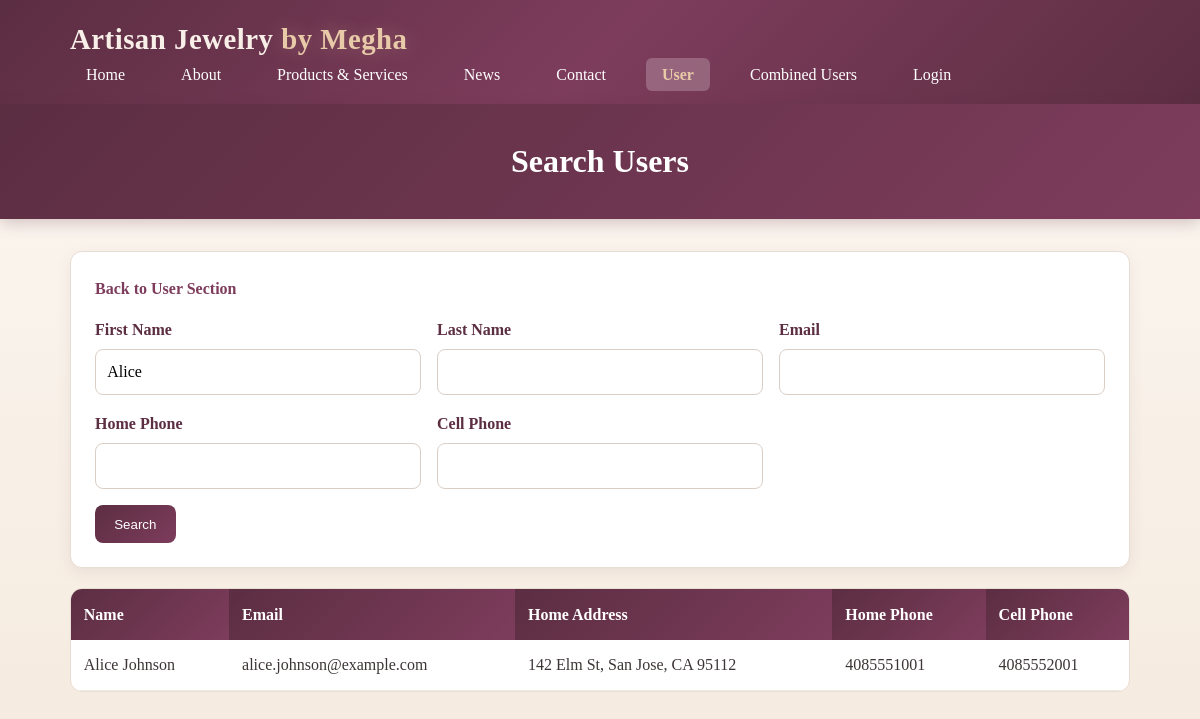
The app's page /user_search.php?first_name=Alice with its own data.
### tables this page shows
CREATE TABLE IF NOT EXISTS users (
    id INT UNSIGNED AUTO_INCREMENT PRIMARY KEY,
    first_name VARCHAR(100) NOT NULL,
    last_name VARCHAR(100) NOT NULL,
    email VARCHAR(255) NOT NULL,
    home_address VARCHAR(255) NOT NULL,
    home_phone VARCHAR(20) NOT NULL,
    cell_phone VARCHAR(20) NOT NULL,
    created_at TIMESTAMP NOT NULL DEFAULT CURRENT_TIMESTAMP,
    updated_at TIMESTAMP NOT NULL DEFAULT CURRENT_TIMESTAMP ON UPDATE CURRENT_TIMESTAMP,
    CONSTRAINT uq_users_email UNIQUE (email),
    CONSTRAINT chk_users_home_phone_len CHECK (CHAR_LENGTH(home_phone) >= 7),
    CONSTRAINT chk_users_cell_phone_len CHECK (CHAR_LENGTH(cell_phone) >= 7)
);

### user_search.php (the view, shortened to what this page needs)
<?php
require_once __DIR__ . '/db.php';
$filters = [
    'first_name' => trim($_GET['first_name'] ?? ''),
    'last_name' => trim($_GET['last_name'] ?? ''),
    'email' => trim($_GET['email'] ?? ''),
    'home_phone' => trim($_GET['home_phone'] ?? ''),
    'cell_phone' => trim($_GET['cell_phone'] ?? ''),
];
$results = [];
$searchPerformed = false;
if ($_SERVER['REQUEST_METHOD'] === 'GET' && array_filter($filters, fn($value) => $value !== '')) {
    $searchPerformed = true;
    $where = [];
    $params = [];
    $types = '';
    foreach ($filters as $column => $value) {
        if ($value === '') {
            continue;
        }
        $where[] = $column . ' LIKE ?';
        $params[] = '%' . $value . '%';
        $types .= 's';
    }
    $sql = 'SELECT id, first_name, last_name, email, home_address, home_phone, cell_phone, created_at FROM users';
    if (!empty($where)) {
        $sql .= ' WHERE ' . implode(' AND ', $where);
    }
    $sql .= ' ORDER BY created_at DESC, id DESC';
    $stmt = $conn->prepare($sql);
    if ($stmt && !empty($params)) {
        $stmt->bind_param($types, ...$params);
        $stmt->execute();
        $result = $stmt->get_result();
        if ($result) {
            while ($row = $result->fetch_assoc()) {
                $results[] = $row;
            }
        }
    }
}
?>
<!DOCTYPE html>
<html lang="en">
<head>
    <link rel="stylesheet" href="css/style.css">
</head>
<body>
    <header>
        <div class="container">
            <div class="logo">Artisan Jewelry <span>by Megha</span></div>
            <nav>
                <ul>
                    <li><a href="index.html">Home</a></li>
                    <li><a href="about.html">About</a></li>
                    <li><a href="products.html">Products & Services</a></li>
                    <li><a href="news.html">News</a></li>
                    <li><a href="contact.php">Contact</a></li>
                    <li><a href="user.php" class="active" aria-current="page">User</a></li>
                    <li><a href="combined_users.php">Combined Users</a></li>
                    <li><a href="login.php">Login</a></li>
                </ul>
            </nav>
        </div>
    </header>
    <section class="page-title">
        <div class="container">
            <h1>Search Users</h1>
        </div>
    </section>
    <main>
        <div class="container">
            <div class="search-card">
                <p style="margin-bottom: 1rem;"><a href="user.php">Back to User Section</a></p>
                <form method="GET" action="user_search.php">
                    <div class="search-grid">
                        <div class="search-group">
                            <label for="first_name">First Name</label>
                            <input type="text" id="first_name" name="first_name" value="<?php echo htmlspecialchars($filters['first_name'], ENT_QUOTES, 'UTF-8'); ?>">
                        </div>
                        <div class="search-group">
                            <label for="last_name">Last Name</label>
                            <input type="text" id="last_name" name="last_name" value="<?php echo htmlspecialchars($filters['last_name'], ENT_QUOTES, 'UTF-8'); ?>">
                        </div>
                        <div class="search-group">
                            <label for="email">Email</label>
                            <input type="text" id="email" name="email" value="<?php echo htmlspecialchars($filters['email'], ENT_QUOTES, 'UTF-8'); ?>">
                        </div>
                        <div class="search-group">
                            <label for="home_phone">Home Phone</label>
                            <input type="text" id="home_phone" name="home_phone" value="<?php echo htmlspecialchars($filters['home_phone'], ENT_QUOTES, 'UTF-8'); ?>">
                        </div>
                        <div class="search-group">
                            <label for="cell_phone">Cell Phone</label>
                            <input type="text" id="cell_phone" name="cell_phone" value="<?php echo htmlspecialchars($filters['cell_phone'], ENT_QUOTES, 'UTF-8'); ?>">
                        </div>
                    </div>
                    <button class="btn" type="submit">Search</button>
                </form>
            </div>
            <?php if ($searchPerformed): ?>
                <?php if (empty($results)): ?>
                    <div class="results-empty">No matching users found.</div>
                <?php else: ?>
                    <div class="results-table-wrap">
                        <table class="results-table">
                            <thead>
                                <tr>
                                    <th>Name</th>
                                    <th>Email</th>
                                    <th>Home Address</th>
                                    <th>Home Phone</th>
                                    <th>Cell Phone</th>
                                </tr>
                            </thead>
                            <tbody>
                                <?php foreach ($results as $user): ?>
                                    <tr>
                                        <td><?php echo htmlspecialchars($user['first_name'] . ' ' . $user['last_name'], ENT_QUOTES, 'UTF-8'); ?></td>
                                        <td><?php echo htmlspecialchars($user['email'], ENT_QUOTES, 'UTF-8'); ?></td>
                                        <td><?php echo htmlspecialchars($user['home_address'], ENT_QUOTES, 'UTF-8'); ?></td>
                                        <td><?php echo htmlspecialchars($user['home_phone'], ENT_QUOTES, 'UTF-8'); ?></td>
                                        <td><?php echo htmlspecialchars($user['cell_phone'], ENT_QUOTES, 'UTF-8'); ?></td>
                                    </tr>
                                <?php endforeach; ?>
                            </tbody>
                        </table>
                    </div>
                <?php endif; ?>
            <?php endif; ?>
        </div>
    </main>
</body>
</html>

### css/style.css (style rules this page uses)
* { margin: 0; padding: 0; box-sizing: border-box; }
body { font-family: 'Cormorant Garamond', 'Georgia', serif; line-height: 1.6; color: #3d3535; background: linear-gradient(180deg, #fdf8f3 0%, #f5ebe0 100%); }
.container { max-width: 1100px; margin: 0 auto; padding: 0 20px; }
header { background: linear-gradient(135deg, #5c2e42 0%, #7d3c5c 50%, #5c2e42 100%); color: #fff; padding: 1rem 0; box-shadow: 0 4px 20px rgba(92, 46, 66, 0.3); }
header .container { display: flex; justify-content: space-between; align-items: center; flex-wrap: wrap; }
.logo { font-size: 1.8rem; font-weight: 600; color: #f8efe8; letter-spacing: 0.5px; }
.logo span { color: #e8c9a8; text-shadow: 0 0 20px rgba(232, 201, 168, 0.3); }
nav ul { list-style: none; display: flex; gap: 1.5rem; }
nav a { color: #fff; text-decoration: none; padding: 0.5rem 1rem; border-radius: 6px; transition: all 0.3s ease; }
.page-title { background: linear-gradient(135deg, #5c2e42 0%, #7d3c5c 100%); color: #fff; padding: 2rem 0; text-align: center; box-shadow: 0 4px 15px rgba(92, 46, 66, 0.25); }
.page-title h1 { font-size: 2rem; }
main { padding: 2rem 0; min-height: 400px; }
main p { margin-bottom: 1rem; }
main a { color: #7d3c5c; text-decoration: none; font-weight: 600; transition: color 0.2s; }

### user_search.php (style rules this page uses)
nav a.active { background: rgba(255, 255, 255, 0.22); color: #e8c9a8; font-weight: 600; pointer-events: none; }
.search-card { background: #fff; border: 1px solid #e8ddd2; border-radius: 12px; padding: 1.5rem; box-shadow: 0 4px 15px rgba(92, 46, 66, 0.08); margin-bottom: 1.25rem; }
.search-grid { display: grid; grid-template-columns: 1fr 1fr 1fr; gap: 1rem; }
.search-group { display: flex; flex-direction: column; }
label { margin-bottom: 0.35rem; color: #5c2e42; font-weight: 600; }
input { padding: 0.6rem 0.7rem; border: 1px solid #dbcfc5; border-radius: 8px; font: inherit; }
.btn { margin-top: 1rem; padding: 0.7rem 1.2rem; border: 0; border-radius: 8px; background: linear-gradient(135deg, #5c2e42 0%, #7d3c5c 100%); color: #fff; cursor: pointer; }
.results-table-wrap { overflow-x: auto; border: 1px solid #e8ddd2; border-radius: 12px; background: #fff; }
.results-table { width: 100%; border-collapse: collapse; min-width: 760px; }
.results-table th { text-align: left; padding: 0.8rem; color: #fff; background: linear-gradient(135deg, #5c2e42 0%, #7d3c5c 100%); }
.results-table td { padding: 0.75rem 0.8rem; border-bottom: 1px solid #f0ebe5; }

### records on screen
users: first_name+last_name "Alice Johnson", email "alice.johnson@example.com", home_address "142 Elm St, San Jose, CA 95112", home_phone "4085551001", cell_phone "4085552001"
